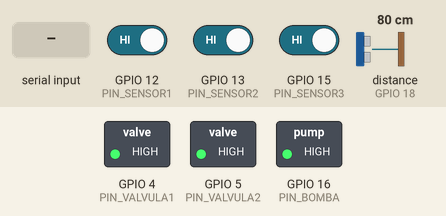
The sketch below on a simulated ESP32. Parts: switched loads named in the sketch (green lamp = pin HIGH). Wiring (inferred from the names in the program): ultrasonic range finder: trigger GPIO 17; echo GPIO 18. Inputs (shaded band) come from the test bench; at power-on: GPIO 12 (PIN_SENSOR1) HIGH, GPIO 13 (PIN_SENSOR2) HIGH, GPIO 15 (PIN_SENSOR3) HIGH, distance to the obstacle (sensor on GPIO 18) 80 cm. The echo pulse lasts 58.3 µs per cm; WiFi joins after 1.5 s; servers stay silent unless stated; uploads are accepted with an empty reply; pins used as bus, display or sensor lines are not drawn; what the sketch prints to the serial monitor is not drawn.

Above: at 2.7 s.
2.8 s: "1" received over Serial
At 3.7 s:
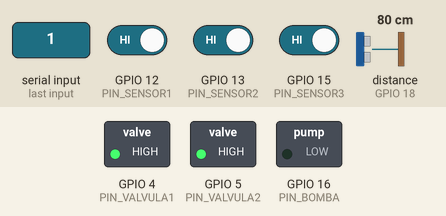
8.8 s: "0" received over Serial
At 14.6 s:
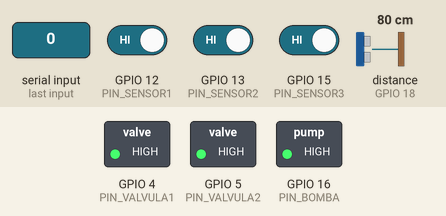
14.8 s: "2" received over Serial
At 15.1 s:
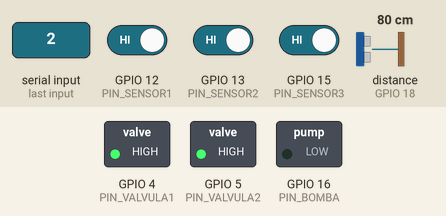
Timing chart, 0 to 21.3 s (numbered marks = the images above; inputs shaded):
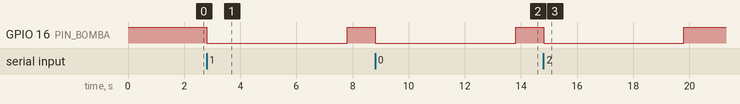

The sketch:

ValvulasF.ino
```cpp
#include <WiFi.h>
#include <HTTPClient.h>
#include <ArduinoJson.h>

//Pines
const int PIN_BOMBA    = 16;
const int PIN_VALVULA1 = 4;
const int PIN_VALVULA2 = 5;
const int PIN_SENSOR1  = 12;
const int PIN_SENSOR2  = 13;
const int PIN_SENSOR3  = 15;
const int TRIG_PIN     = 17;
const int ECHO_PIN     = 18;

//Configuración
const char* SSID       = "1DDD";
const char* PASSWORD   = "12345678";
const char* SERVER_URL = "http://192.168.164.45/Valvulas/procesarEsp.php";

const float ALTURA_TANQUE_CM  = 19.0;
const float FACTOR_CONVERSION = 7.5;
const unsigned long INTERVALO = 2000;

//Variables de flujo
volatile int pulsos1 = 0, pulsos2 = 0, pulsos3 = 0;
portMUX_TYPE mux = portMUX_INITIALIZER_UNLOCKED;
unsigned long ultimoEnvio = 0;

//Interrupciones
void IRAM_ATTR isr1() { portENTER_CRITICAL_ISR(&mux); pulsos1++; portEXIT_CRITICAL_ISR(&mux); }
void IRAM_ATTR isr2() { portENTER_CRITICAL_ISR(&mux); pulsos2++; portEXIT_CRITICAL_ISR(&mux); }
void IRAM_ATTR isr3() { portENTER_CRITICAL_ISR(&mux); pulsos3++; portEXIT_CRITICAL_ISR(&mux); }

//Leer y reiniciar contador
float leerFlujo(volatile int &contador) {
  portENTER_CRITICAL(&mux);
  int p = contador;
  contador = 0;
  portEXIT_CRITICAL(&mux);
  return (p / FACTOR_CONVERSION) / (INTERVALO / 1000.0);
}

//Nivel del tanque
float nivelTanque() {
  digitalWrite(TRIG_PIN, LOW);  delayMicroseconds(2);
  digitalWrite(TRIG_PIN, HIGH); delayMicroseconds(10);
  digitalWrite(TRIG_PIN, LOW);

  long dur = pulseIn(ECHO_PIN, HIGH, 30000);
  if (dur == 0) return -1;

  float nivel = ALTURA_TANQUE_CM - (dur * 0.034 / 2.0);
  return constrain((nivel / ALTURA_TANQUE_CM) * 100.0, 0, 100);
}

//Cambiar estado de un relevador
void setRele(int pin, int estado) {
  int nivel = (estado == 1) ? LOW : HIGH;
  if (digitalRead(pin) != nivel) digitalWrite(pin, nivel);
}

//Conexión
void enviarDatos(float f1, float f2, float f3, float nivel) {
  if (WiFi.status() != WL_CONNECTED) {
    Serial.println("WiFi desconectado, reconectando...");
    WiFi.reconnect();
    return;
  }

  HTTPClient http;
  http.setTimeout(5000);
  http.begin(SERVER_URL);
  http.addHeader("Content-Type", "application/x-www-form-urlencoded");

  String body = "sf1=" + String(f1, 2) + "&sf2=" + String(f2, 2)
              + "&sf3=" + String(f3, 2) + "&nivel=" + String(nivel, 1);

  int code = http.POST(body);

  if (code == 200) {
    String response = http.getString();
    Serial.println("Respuesta del servidor: " + response);

    DynamicJsonDocument doc(256);
    DeserializationError error = deserializeJson(doc, response);

    if (error == DeserializationError::Ok) {
      setRele(PIN_BOMBA,    doc["bomba"] | 0);
      setRele(PIN_VALVULA1, doc["v1"] | 0);
      setRele(PIN_VALVULA2, doc["v2"] | 0);
    } else {
      Serial.print("Error al leer JSON: ");
      Serial.println(error.c_str());
    }
  } else {
    Serial.println("Error HTTP: " + String(code));
  }

  http.end();
}

//Setup
void setup() {
  Serial.begin(115200);

  pinMode(PIN_BOMBA,    OUTPUT); digitalWrite(PIN_BOMBA,    HIGH);
  pinMode(PIN_VALVULA1, OUTPUT); digitalWrite(PIN_VALVULA1, HIGH);
  pinMode(PIN_VALVULA2, OUTPUT); digitalWrite(PIN_VALVULA2, HIGH);
  pinMode(TRIG_PIN,     OUTPUT);
  pinMode(ECHO_PIN,     INPUT);
  pinMode(PIN_SENSOR1, INPUT_PULLUP);
  pinMode(PIN_SENSOR2, INPUT_PULLUP);
  pinMode(PIN_SENSOR3, INPUT_PULLUP);

  attachInterrupt(digitalPinToInterrupt(PIN_SENSOR1), isr1, RISING);
  attachInterrupt(digitalPinToInterrupt(PIN_SENSOR2), isr2, RISING);
  attachInterrupt(digitalPinToInterrupt(PIN_SENSOR3), isr3, RISING);

  WiFi.begin(SSID, PASSWORD);
  Serial.print("Conectando");
  while (WiFi.status() != WL_CONNECTED) { delay(500); Serial.print("."); }
  Serial.println("\nListo. IP: " + WiFi.localIP().toString());
}

//Loop
void loop() {
  // Activacion manual por serial solo prueba
  if (Serial.available()) {
    while (Serial.available()) Serial.read();
    Serial.println(">> Bomba manual 5s");
    setRele(PIN_BOMBA, 1);
    delay(5000);
    setRele(PIN_BOMBA, 0);
  }

  if (millis() - ultimoEnvio >= INTERVALO) {
    ultimoEnvio = millis();

    float f1 = leerFlujo(pulsos1);
    float f2 = leerFlujo(pulsos2);
    float f3 = leerFlujo(pulsos3);
    float nv = nivelTanque();

    Serial.printf("F1:%.2f F2:%.2f F3:%.2f Nivel:%.1f%%\n", f1, f2, f3, nv);
    enviarDatos(f1, f2, f3, nv);
  }

  delay(10);
}
```

Measured:
- after the input at 2.8 s, GPIO 16 (PIN_BOMBA): HIGH → LOW at once, → HIGH 5.0 s later
- after the input at 8.8 s, GPIO 16 (PIN_BOMBA): HIGH → LOW at once, → HIGH 5.0 s later
- after the input at 14.8 s, GPIO 16 (PIN_BOMBA): HIGH → LOW at once, → HIGH 5.0 s later
